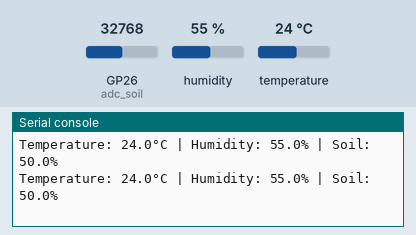
A program run on a simulated Raspberry Pi Pico running MicroPython. Shown: the last lines printed to the serial console. The inputs (shaded band) are chosen by the test bench; at power-on: humidity 55 %, GP26 (adc_soil) = 32768, temperature 24 °C (analog values on the 0–65535 scale). Library files of the repository ran but are not shown: 1 file(s).

Above: at 1.2 s.
1.3 s: humidity set to 22 %
At 2.6 s:
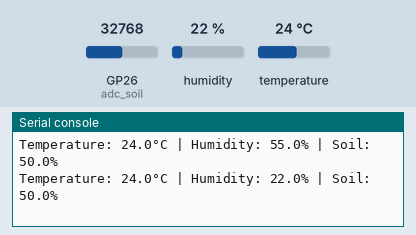
2.8 s: GP26 (adc_soil) set to 45874
At 4.0 s:
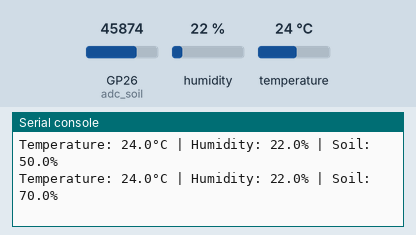
4.3 s: temperature set to 12 °C
At 4.3 s:
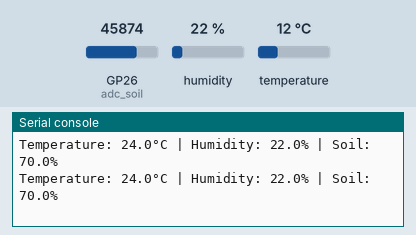
5.8 s: GP26 (adc_soil) set to 57670
At 6.5 s:
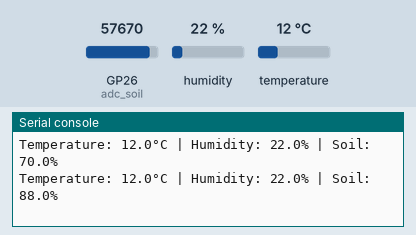
7.3 s: humidity set to 40 %
At 7.3 s:
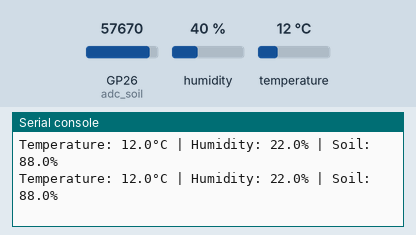
Timing chart, 0 to 9.8 s (numbered marks = the images above; inputs shaded):
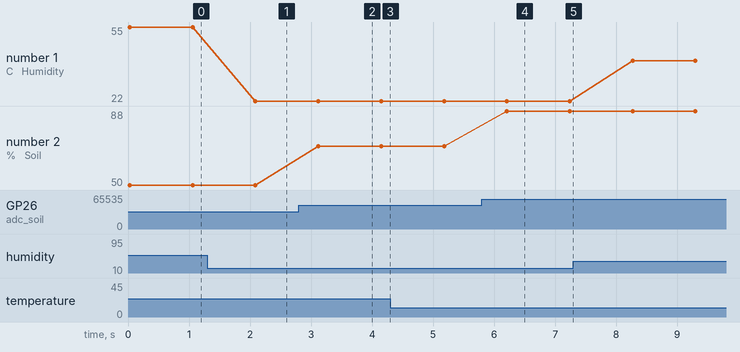

The program:

read_sensors_real.py
```python
import machine
import time
import am2320

# === I2C CONFIGURATION ===
# AM2320 uses I²C, connect SDA → GP0, SCL → GP1
i2c = machine.I2C(0, sda=machine.Pin(0), scl=machine.Pin(1), freq=100_000)
am = am2320.AM2320(i2c)

# Soil moisture (potentiometer for testing)
SOIL_PIN = 26  # ADC0
adc_soil = machine.ADC(machine.Pin(SOIL_PIN))


# === SENSOR FUNCTIONS ===
def read_temperature():
    """
    Reads temperature from AM2320 sensor in °C.
    """
    try:
        am.measure()
        return round(float(am.temperature()), 2)
    except Exception as e:
        print("Temperature read error:", e)
        return None


def read_humidity():
    """
    Reads realtive humidity from AM2320 sensor in %.
    """
    try:
        am.measure()
        return round(float(am.humidity()),1)
    except Exception as e:
        print("Humidity read error:", e)
        return None


def read_soil_moisture():
    """
    Reads soil moisture from a potentiometer (0–3.3V) and converts to percentage.
    """
    adc_value = adc_soil.read_u16()
    soil_percent = (adc_value / 65535) * 100
    return round(soil_percent, 1)


# === TEST LOOP ===
if __name__ == "__main__":
    while True:
        temp = read_temperature()
        humidity = read_humidity()
        soil = read_soil_moisture()

        if temp is not None:
            print(f"Temperature: {temp}°C | Humidity: {humidity}% | Soil: {soil}%")
        else:
            print("Temperature sensor error")

        time.sleep(1)
```

Measured:
- after the input at 1.3 s, the serial console: prints a new line after 0.79 s (image 1)
- after the input at 2.8 s, the serial console: prints a new line after 0.32 s (image 2)
- after the input at 5.8 s, the serial console: prints a new line after 0.41 s (image 4)
- plotted number 1: 55 → 22 after the input at 1.3 s, 22 → 40 after the input at 7.3 s
- plotted number 2: 50 → 70 after the input at 2.8 s, 70 → 88 after the input at 5.8 s
